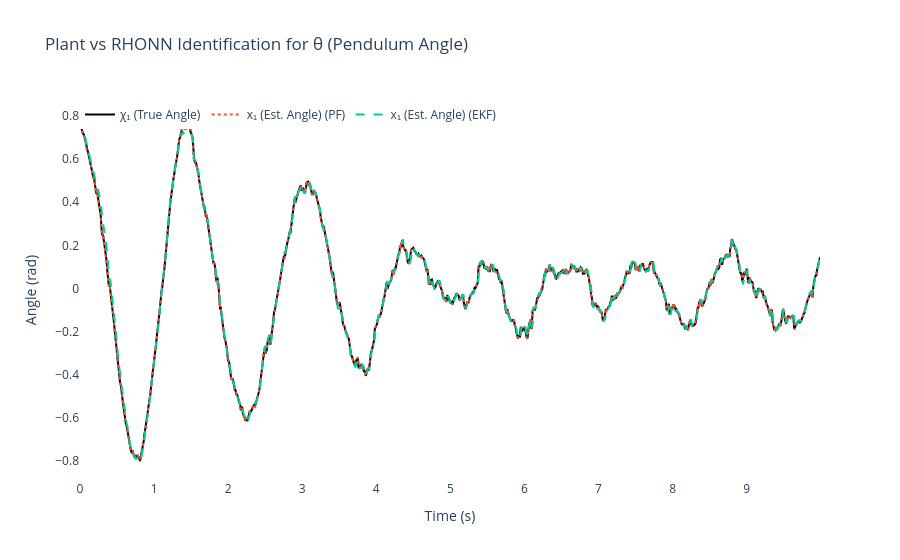
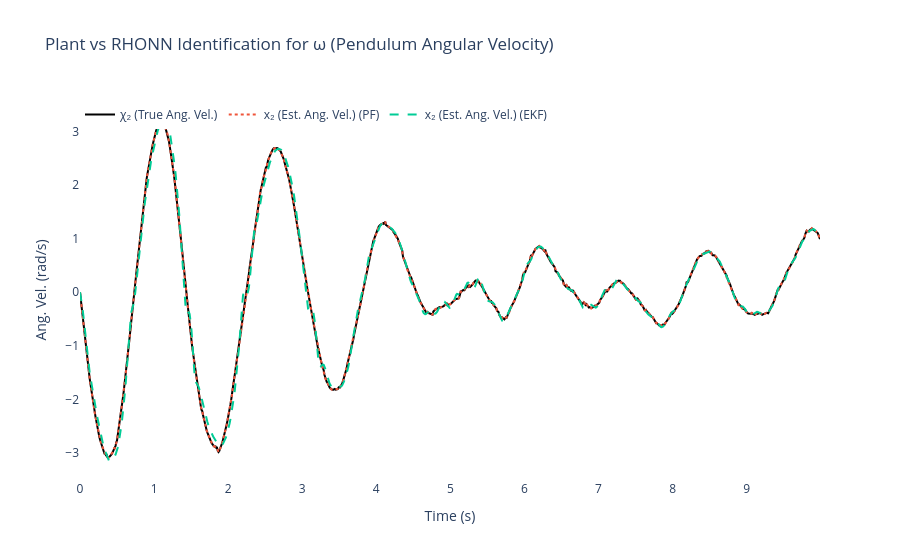
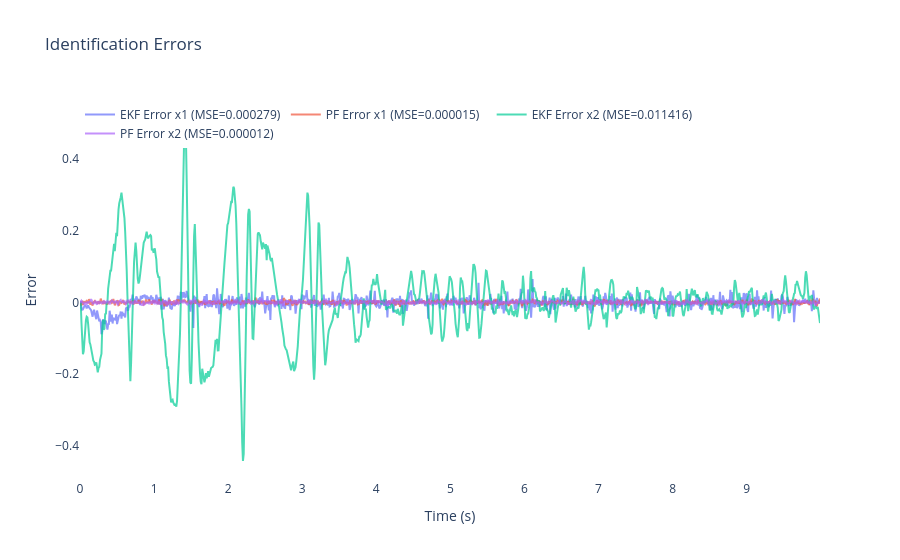

Notebook code for these charts, in order:
### Markdown cell above
## Results Analysis and Visualization

This section processes the simulation results and creates comprehensive visualizations:

**Performance Metrics:**
- **Mean Squared Error (MSE)**: Primary performance indicator for both state variables
- **Final weight comparison**: Shows convergence of learned parameters
- **State-by-state analysis**: Separate evaluation for angle (θ) and angular velocity (ω)

**Visualization Components:**
1. **State tracking plots**: True vs estimated trajectories for both methods
   - Angle tracking performance
   - Angular velocity tracking performance
2. **Error analysis plot**: Time-series of identification errors
   - Comparative error evolution
   - MSE values displayed in legend

**Plot Features:**
- Interactive Plotly visualizations
- Professional styling with clear legends
- Comparative display of EKF vs PF performance
- Time-domain analysis for full simulation duration

### Code cell
# ============================================================
    # 6) Results & plots
    # ============================================================
    mse_x1_ekf = np.mean((x_true[:, 0] - x_hat_ekf[:, 0])**2)
    mse_x2_ekf = np.mean((x_true[:, 1] - x_hat_ekf[:, 1])**2)
    mse_x1_pf = np.mean((x_true[:, 0] - x_hat_pf[:, 0])**2)
    mse_x2_pf = np.mean((x_true[:, 1] - x_hat_pf[:, 1])**2)

    print(f"\nFinal EKF-RHONN Weights (Neuron 1 for x1): {ekf_trainer.weights[0]}")
    print(f"Final EKF-RHONN Weights (Neuron 2 for x2): {ekf_trainer.weights[1]}")
    print(f"Final PF-RHONN Weight Estimates (Neuron 1 for x1): {pf_trainer.get_estimate()[0]}")
    print(f"Final PF-RHONN Weight Estimates (Neuron 2 for x2): {pf_trainer.get_estimate()[1]}")

    print("\n--- Performance Comparison (MSE) ---")
    print(f"EKF MSE x1 (Angle):     {mse_x1_ekf:.6f}")
    print(f"EKF MSE x2 (Ang. Vel.): {mse_x2_ekf:.6f}")
    print(f"PF  MSE x1 (Angle):     {mse_x1_pf:.6f}")
    print(f"PF  MSE x2 (Ang. Vel.): {mse_x2_pf:.6f}")

    states_info = [
        {'idx': 0, 'var': 'θ', 'desc': 'Pendulum Angle', 'y_label': 'Angle (rad)',
         'chi': 'χ₁ (True Angle)', 'x': 'x₁ (Est. Angle)'},
        {'idx': 1, 'var': 'ω', 'desc': 'Pendulum Angular Velocity', 'y_label': 'Ang. Vel. (rad/s)',
         'chi': 'χ₂ (True Ang. Vel.)', 'x': 'x₂ (Est. Ang. Vel.)'}
    ]

    for state_info in states_info:
        i = state_info['idx']
        trace_plant = go.Scatter(x=t_history, y=x_true[:, i], mode='lines',
                                 name=state_info['chi'], line=dict(color='black', width=2))
        trace_pf = go.Scatter(x=t_history, y=x_hat_pf[:, i], mode='lines',
                              name=f"{state_info['x']} (PF)", line=dict(dash='dot'))
        trace_ekf = go.Scatter(x=t_history, y=x_hat_ekf[:, i], mode='lines',
                               name=f"{state_info['x']} (EKF)", line=dict(dash='dash'))

        fig = go.Figure([trace_plant, trace_pf, trace_ekf])
        fig.update_layout(
            title=f'Plant vs RHONN Identification for {state_info["var"]} ({state_info["desc"]})',
            xaxis_title='Time (s)',
            yaxis_title=state_info['y_label'],
            legend=dict(x=0, y=1, orientation='h'),
            font=dict(size=12),
            plot_bgcolor='white',
            paper_bgcolor='white'
        )
        fig.show()

    # Errors
    error_x1_ekf = x_true[:, 0] - x_hat_ekf[:, 0]
    error_x2_ekf = x_true[:, 1] - x_hat_ekf[:, 1]
    error_x1_pf = x_true[:, 0] - x_hat_pf[:, 0]
    error_x2_pf = x_true[:, 1] - x_hat_pf[:, 1]

    fig2 = go.Figure()
    fig2.add_trace(go.Scatter(x=t_history, y=error_x1_ekf, mode='lines',
                              name=f'EKF Error x1 (MSE={mse_x1_ekf:.6f})', opacity=0.7))
    fig2.add_trace(go.Scatter(x=t_history, y=error_x1_pf, mode='lines',
                              name=f'PF Error x1 (MSE={mse_x1_pf:.6f})', opacity=0.7))
    fig2.add_trace(go.Scatter(x=t_history, y=error_x2_ekf, mode='lines',
                              name=f'EKF Error x2 (MSE={mse_x2_ekf:.6f})', opacity=0.7))
    fig2.add_trace(go.Scatter(x=t_history, y=error_x2_pf, mode='lines',
                              name=f'PF Error x2 (MSE={mse_x2_pf:.6f})', opacity=0.7))
    fig2.update_layout(
        title='Identification Errors',
        xaxis_title='Time (s)',
        yaxis_title='Error',
        legend=dict(x=0, y=1, orientation='h'),
        font=dict(size=12),
        plot_bgcolor='white',
        paper_bgcolor='white'
    )
    fig2.show()

### Figure 1 — Plotly figure (JSON) as saved in the notebook; plotly's stock layout.template omitted (floating-point values rounded to 4 significant figures; data arrays with more than 128 entries replaced by an {"elided": "..."} marker saying what was removed)
{"data": [{"line": {"color": "black", "width": 2}, "mode": "lines", "name": "χ₁ (True Angle)", "type": "scatter", "x": {"elided": "1000 float values"}, "y": {"elided": "1000 float values"}}, {"line": {"dash": "dot"}, "mode": "lines", "name": "x₁ (Est. Angle) (PF)", "type": "scatter", "x": {"elided": "1000 float values"}, "y": {"elided": "1000 float values"}}, {"line": {"dash": "dash"}, "mode": "lines", "name": "x₁ (Est. Angle) (EKF)", "type": "scatter", "x": {"elided": "1000 float values"}, "y": {"elided": "1000 float values"}}], "layout": {"font": {"size": 12}, "legend": {"orientation": "h", "x": 0, "y": 1}, "paper_bgcolor": "white", "plot_bgcolor": "white", "title": {"text": "Plant vs RHONN Identification for θ (Pendulum Angle)"}, "xaxis": {"title": {"text": "Time (s)"}}, "yaxis": {"title": {"text": "Angle (rad)"}}}}

### Figure 2 — Plotly figure (JSON) as saved in the notebook; plotly's stock layout.template omitted (floating-point values rounded to 4 significant figures; data arrays with more than 128 entries replaced by an {"elided": "..."} marker saying what was removed)
{"data": [{"line": {"color": "black", "width": 2}, "mode": "lines", "name": "χ₂ (True Ang. Vel.)", "type": "scatter", "x": {"elided": "1000 float values"}, "y": {"elided": "1000 float values"}}, {"line": {"dash": "dot"}, "mode": "lines", "name": "x₂ (Est. Ang. Vel.) (PF)", "type": "scatter", "x": {"elided": "1000 float values"}, "y": {"elided": "1000 float values"}}, {"line": {"dash": "dash"}, "mode": "lines", "name": "x₂ (Est. Ang. Vel.) (EKF)", "type": "scatter", "x": {"elided": "1000 float values"}, "y": {"elided": "1000 float values"}}], "layout": {"font": {"size": 12}, "legend": {"orientation": "h", "x": 0, "y": 1}, "paper_bgcolor": "white", "plot_bgcolor": "white", "title": {"text": "Plant vs RHONN Identification for ω (Pendulum Angular Velocity)"}, "xaxis": {"title": {"text": "Time (s)"}}, "yaxis": {"title": {"text": "Ang. Vel. (rad/s)"}}}}

### Figure 3 — Plotly figure (JSON) as saved in the notebook; plotly's stock layout.template omitted (floating-point values rounded to 4 significant figures; data arrays with more than 128 entries replaced by an {"elided": "..."} marker saying what was removed)
{"data": [{"mode": "lines", "name": "EKF Error x1 (MSE=0.000279)", "opacity": 0.7, "type": "scatter", "x": {"elided": "1000 float values"}, "y": {"elided": "1000 float values"}}, {"mode": "lines", "name": "PF Error x1 (MSE=0.000015)", "opacity": 0.7, "type": "scatter", "x": {"elided": "1000 float values"}, "y": {"elided": "1000 float values"}}, {"mode": "lines", "name": "EKF Error x2 (MSE=0.011416)", "opacity": 0.7, "type": "scatter", "x": {"elided": "1000 float values"}, "y": {"elided": "1000 float values"}}, {"mode": "lines", "name": "PF Error x2 (MSE=0.000012)", "opacity": 0.7, "type": "scatter", "x": {"elided": "1000 float values"}, "y": {"elided": "1000 float values"}}], "layout": {"font": {"size": 12}, "legend": {"orientation": "h", "x": 0, "y": 1}, "paper_bgcolor": "white", "plot_bgcolor": "white", "title": {"text": "Identification Errors"}, "xaxis": {"title": {"text": "Time (s)"}}, "yaxis": {"title": {"text": "Error"}}}}
